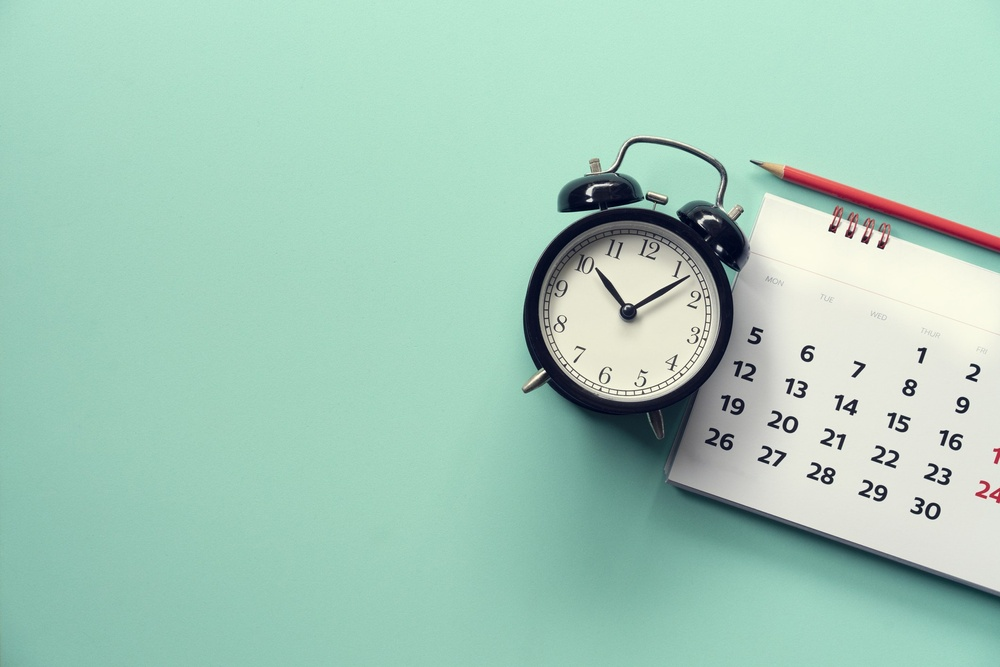
#> input picture mosaic thing/targetImage.jpeg, 1000 x 667 px, shrunk from 2120 x 1414 before the run
$ python colors.py
#> lines starting #> are read from the running program, lines starting #| are printed output that depends on the picture; long printed decimals are rounded
import cv2
import numpy as np

img = cv2.imread('targetImage.jpeg')
#> img is the input picture: shape (667, 1000, 3); mean B, G, R 186.2, 202.4, 163.7
height, width, _ = np.shape(img)
#> height = 667; width = 1000

# calculate the average color of each row of our image
avg_color_per_row = np.average(img, axis=0)
#> avg_color_per_row = 1000 rows, first 8: [179.8, 197, 147.3], [180.8, 198, 148.2], [181.5, 198.6, 148.5], [181.7, 198.8, 148.5], [182.3, 199.1, 148.4], [182.5, 199.4, 148.5], [182.7, 199.6, 148.6], [182.9, 199.8, 148.8]

# calculate the averages of our rows
avg_colors = np.average(avg_color_per_row, axis=0)
#> avg_colors = [186.2, 202.4, 163.7]

# avg_color is a tuple in BGR order of the average colors
# but as float values
print(f'avg_colors: {avg_colors}')
#| avg_colors: [186.185 202.435  163.685 ]

# so, convert that array to integers
int_averages = np.array(avg_colors, dtype=np.uint8)
#> int_averages = [186, 202, 163]
print(f'int_averages: {int_averages}')
#| int_averages: [186 202 163]

# create a new image of the same height/width as the original
average_image = np.zeros((height, width, 3), np.uint8)
# and fill its pixels with our average color
average_image[:] = int_averages
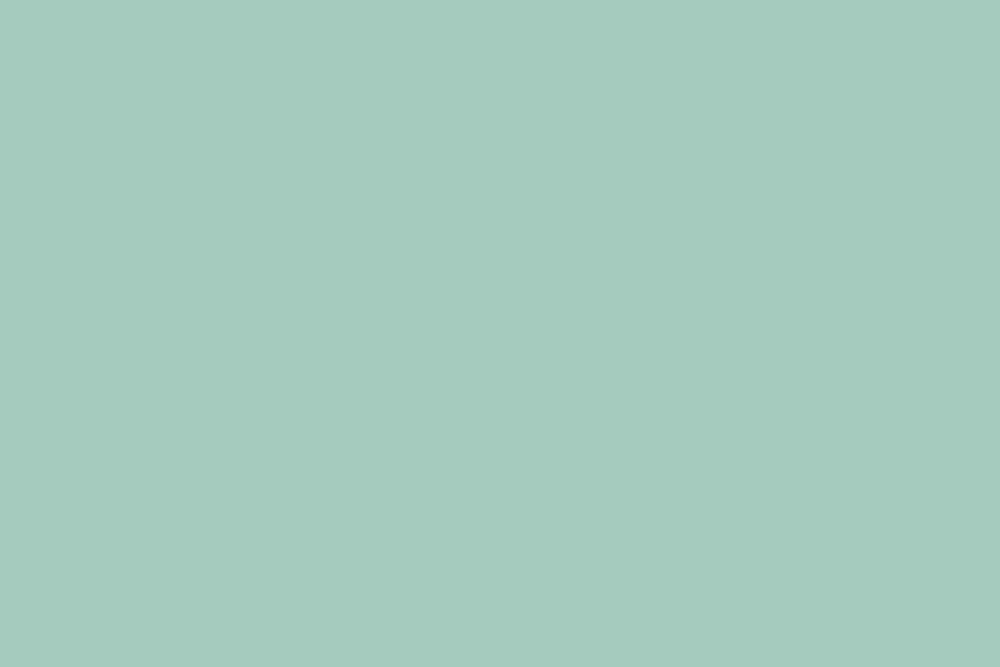
#> average_image: shape (667, 1000, 3); mean of channels 0, 1, 2 186, 202, 163; drawn as B, G, R

# finally, show it side-by-side with the original
cv2.imshow("Avg Color", np.hstack([img, average_image]))
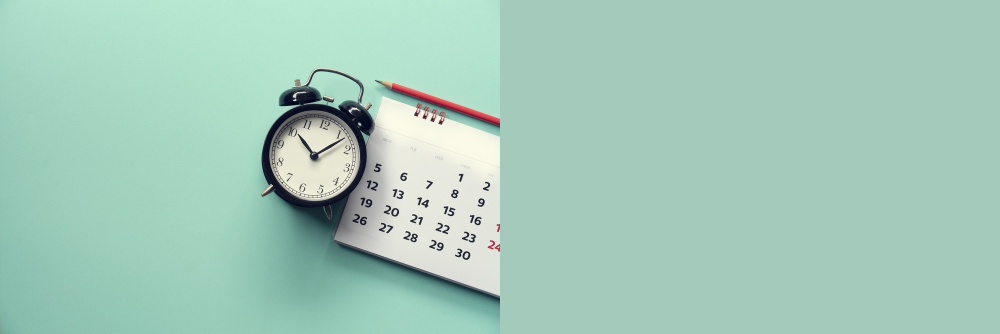
#> window 'Avg Color': shape (667, 2000, 3) (shown at 1/2 size); mean B, G, R 186.1, 202.2, 163.3
cv2.waitKey(0)

$ run again, with mosaic thing/ .png saved as mosaic thing/targetImage.jpeg
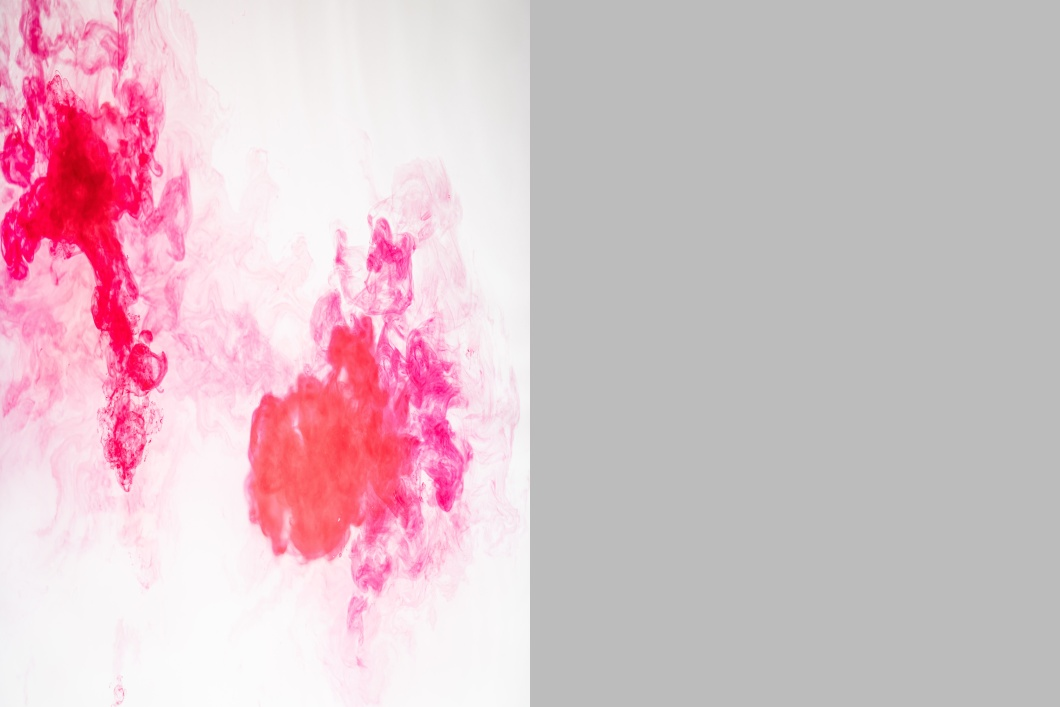
#> input picture mosaic thing/ .png, 1060 x 707 px
#> img is the input picture: shape (707, 1060, 3); mean B, G, R 200.8, 192.7, 217.8
#> avg_color_per_row = 1060 rows, first 8: [214.6, 193.2, 240.5], [213.3, 191.4, 240.7], [213, 189.2, 241.5], [210.6, 185.1, 241.7], [206.5, 178.9, 241.4], [203.5, 174.2, 241.7], [202.3, 171.1, 242.7], [200.8, 168.6, 242.4]
#> avg_colors = [200.8, 192.7, 217.8]
#| avg_colors: [200.798 192.733 217.833]
#> int_averages = [200, 192, 217]
#| int_averages: [200 192 217]
#> `average_image[:] = int_averages`:
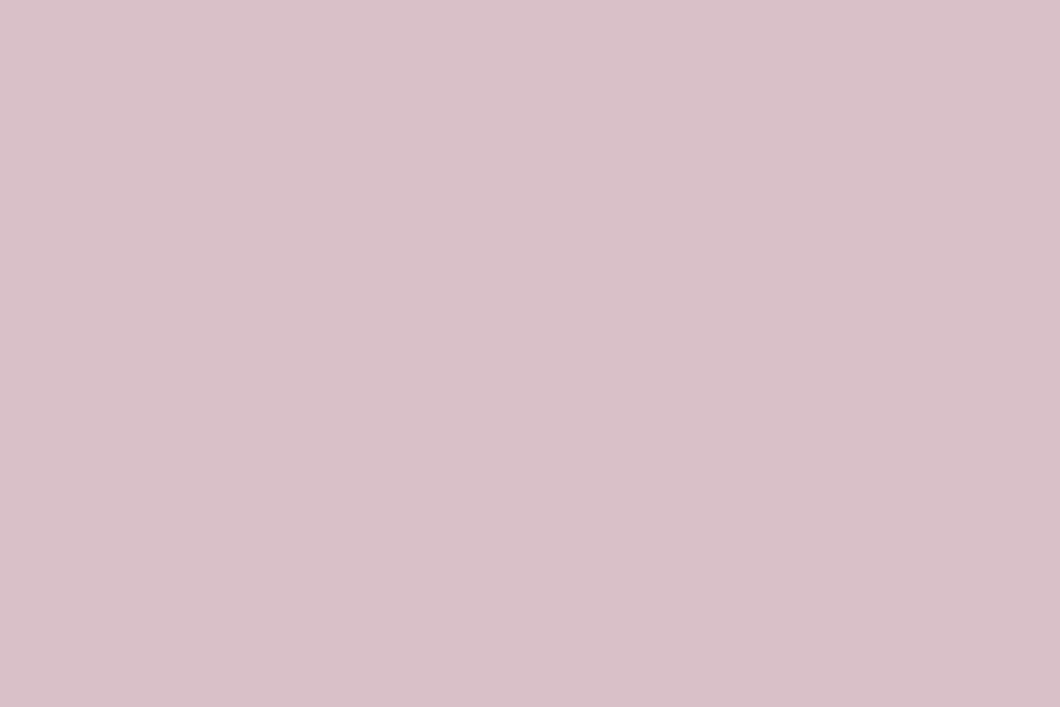
#> average_image: shape (707, 1060, 3); mean of channels 0, 1, 2 200, 192, 217; drawn as B, G, R
#> `cv2.imshow("Avg Color", np.hstack([img, average_image]))`:
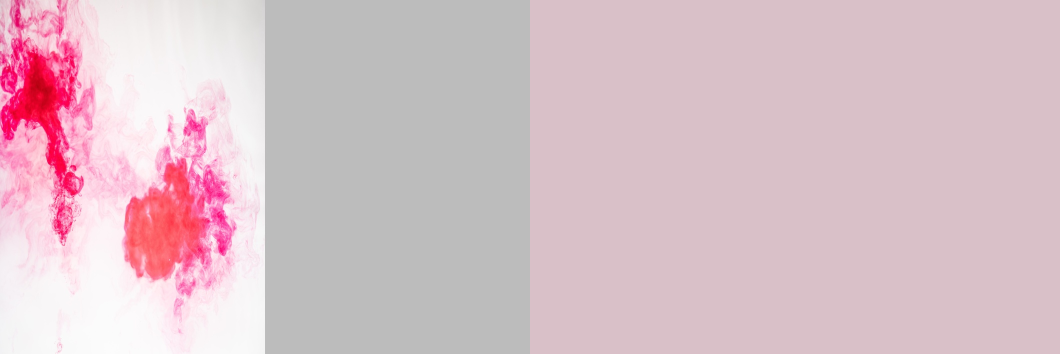
#> window 'Avg Color': shape (707, 2120, 3) (shown at 1/2 size); mean B, G, R 200.4, 192.4, 217.4
